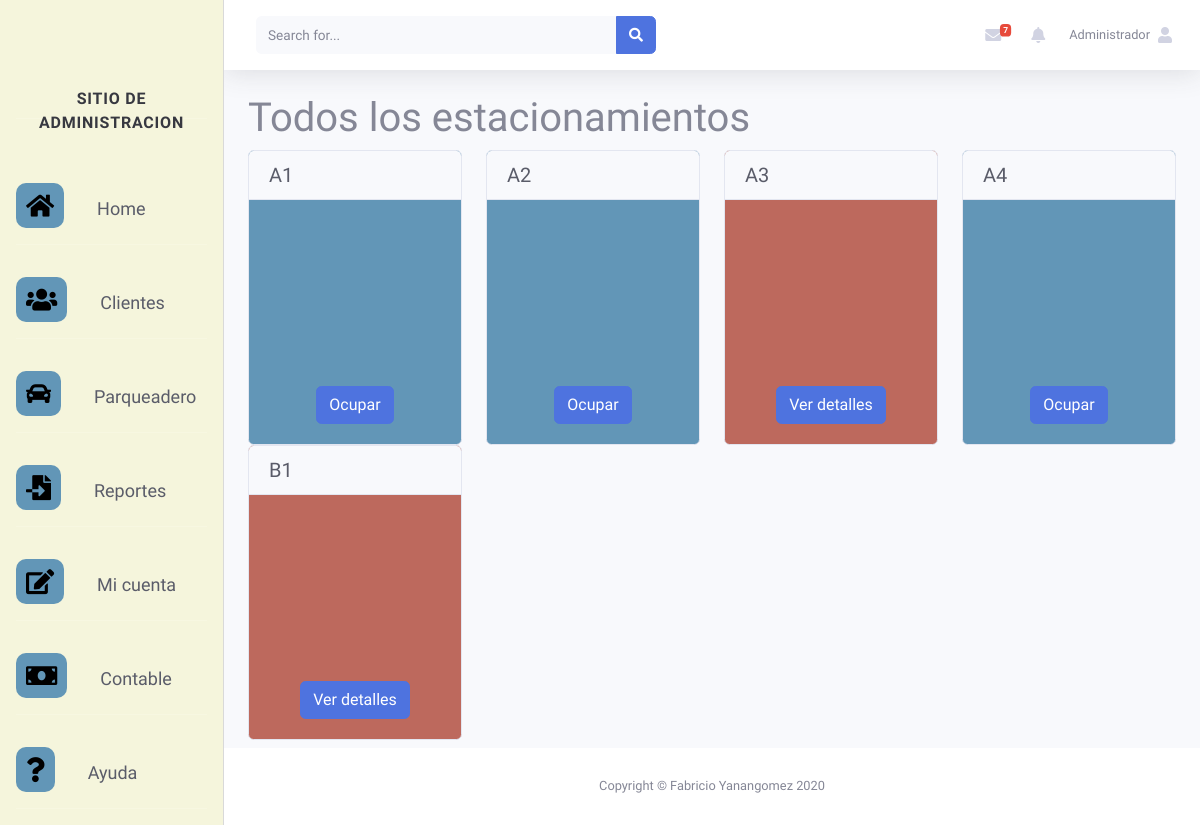
The page / on the database its author committed.
### core/models.py (models this page shows, shortened)
class EspacioEstacionamiento (models.Model):
    codigoIdentificativo = models.CharField(max_length=10, blank=True)
    estadoEstacionamiento = models.BooleanField(default=True)

### core/views.py (the view)
# urls.py: path('', home_view, name="page-home"),
def home_view (request):
    espacios = EspacioEstacionamiento.objects.all()
    contexto= {
        'espacios' : espacios
    }
    return render(request,'SystemParking/estacionamientos.html',contexto)

### core/templates/SystemParking/estacionamientos.html (shortened to what this page needs)
{% extends 'SystemParking/base.html' %}
{% block content %}
<div >
  <h1>Todos los estacionamientos</h1>
  <div class="row">
    {% for espacio in espacios %}
    <div class="col-lg-3 col-md-3 col-sm-6 col-6">
      <div class="card {% if espacio.estadoEstacionamiento %}bg-libre{% else %}bg-ocupado{% endif %}">
        <div class="card-header text-dark">
          <h5 class="mb-0 ">{{ espacio.codigoIdentificativo }}</h5>
        </div>
        <div class="card-body d-flex flex-column justify-content-center align-items-center">
          {% if espacio.estadoEstacionamiento %}
          <button type="button" class="btn btn-primary mt-3" data-toggle="modal" data-target="#registrarAutoModal">Ocupar</button>
          {% else %}
          <a class="btn btn-primary mt-3">Ver detalles</a>
          {% endif %}
        </div>
      </div>
    </div>
    {% if forloop.counter|divisibleby:4 and not forloop.last %}
    </div>
    <div class="row">
    {% endif %}
    {% endfor %}
  </div>
</div>
{% endblock %}

### core/templates/SystemParking/estacionamientos.html (style rules this page uses)
.bg-libre { background-color: #6296B7; }
.bg-ocupado { background-color: #bd695d }

### rows shown on the page
EspacioEstacionamiento: codigoIdentificativo "A1", estadoEstacionamiento "Ocupar"
EspacioEstacionamiento: codigoIdentificativo "A2", estadoEstacionamiento "Ocupar"
EspacioEstacionamiento: codigoIdentificativo "A3", estadoEstacionamiento "Ver detalles"
EspacioEstacionamiento: codigoIdentificativo "A4", estadoEstacionamiento "Ocupar"
EspacioEstacionamiento: codigoIdentificativo "B1", estadoEstacionamiento "Ver detalles"
